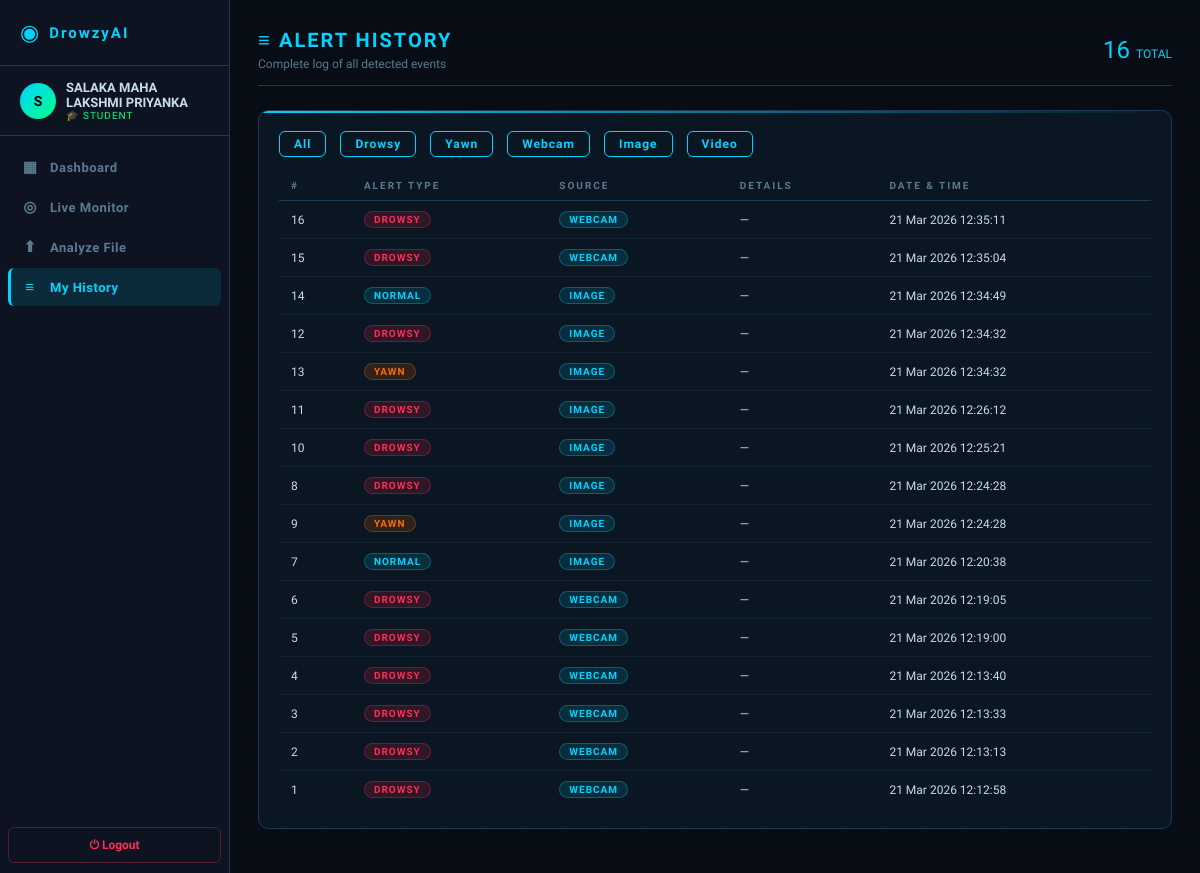
Screenshot of /history (signed in) with the database file from the repository.
### models/user.py (models this page shows, shortened)
class User(UserMixin, db.Model):
    __tablename__ = 'users'
    id = db.Column(db.Integer, primary_key=True)
    name = db.Column(db.String(100), nullable=False)
    email = db.Column(db.String(150), unique=True, nullable=False)
    password_hash = db.Column(db.String(200), nullable=False)
    role = db.Column(db.String(20), default='student')
    face_image = db.Column(db.String(200), nullable=True)
    face_trained = db.Column(db.Boolean, default=False)
    created_at = db.Column(db.DateTime, default=datetime.utcnow)
    logs = db.relationship('AlertLog', backref='user', lazy=True)

class AlertLog(db.Model):
    __tablename__ = 'alert_logs'
    id = db.Column(db.Integer, primary_key=True)
    user_id = db.Column(db.Integer, db.ForeignKey('users.id'), nullable=True)
    alert_type = db.Column(db.String(50))
    source = db.Column(db.String(20))
    confidence = db.Column(db.Float, nullable=True)
    snapshot_path = db.Column(db.String(200), nullable=True)
    timestamp = db.Column(db.DateTime, default=datetime.utcnow)
    details = db.Column(db.Text, nullable=True)

### routes/main_routes.py (the view)
@main_bp.route('/history')
@login_required
def history():
    if current_user.role == 'admin':
        return redirect(url_for('main.all_history'))
    logs = AlertLog.query.filter_by(user_id=current_user.id)\
            .order_by(AlertLog.timestamp.desc()).all()
    return render_template('history.html', logs=logs)

### models/user.py (called while the page is built)
@login_manager.user_loader
def load_user(user_id):
    return User.query.get(int(user_id))

### templates/history.html (shortened to what this page needs)
{% extends 'base.html' %}
{% block content %}
<div class="page-header animate-in d-flex justify-between align-center">
  <div>
    <div class="page-title">≡ ALERT HISTORY</div>
    <div class="page-sub">Complete log of all detected events</div>
  </div>
  <div style="font-family:'Orbitron',monospace;font-size:24px;color:var(--accent)">
    {{ logs|length }} <span style="font-size:12px;color:var(--text-dim)">TOTAL</span>
  </div>
</div>
<div class="card animate-in">
  {% if logs %}
  <div class="d-flex gap-2 mb-2" style="flex-wrap:wrap;">
    <button class="btn btn-outline" style="padding:5px 14px;font-size:12px" onclick="filterTable('all')">All</button>
    <button class="btn btn-outline" style="padding:5px 14px;font-size:12px" onclick="filterTable('DROWSY')">Drowsy</button>
    <button class="btn btn-outline" style="padding:5px 14px;font-size:12px" onclick="filterTable('YAWN')">Yawn</button>
    <button class="btn btn-outline" style="padding:5px 14px;font-size:12px" onclick="filterTable('webcam')">Webcam</button>
    <button class="btn btn-outline" style="padding:5px 14px;font-size:12px" onclick="filterTable('image')">Image</button>
    <button class="btn btn-outline" style="padding:5px 14px;font-size:12px" onclick="filterTable('video')">Video</button>
  </div>
  <table class="data-table" id="histTable">
    <thead><tr><th>#</th><th>Alert Type</th><th>Source</th><th>Details</th><th>Date &amp; Time</th></tr></thead>
    <tbody>
      {% for log in logs %}
      <tr data-type="{{ log.alert_type }}" data-source="{{ log.source }}">
        <td style="color:var(--text-dim);font-size:12px">{{ log.id }}</td>
        <td>
          {% if log.alert_type == 'DROWSY' %}<span class="badge badge-danger">DROWSY</span>
          {% elif log.alert_type == 'YAWN'  %}<span class="badge badge-warning">YAWN</span>
          {% else %}<span class="badge badge-info">{{ log.alert_type }}</span>{% endif %}
        </td>
        <td><span class="badge badge-info">{{ log.source }}</span></td>
        <td style="color:var(--text-dim);font-size:12px">{{ log.details or '—' }}</td>
        <td style="font-size:12px;color:var(--text-dim);font-family:'Orbitron',monospace;">
          {{ log.timestamp.strftime('%d %b %Y  %H:%M:%S') }}
        </td>
      </tr>
      {% endfor %}
    </tbody>
  </table>
  {% else %}
  <div class="text-center text-dim" style="padding:50px;">
    <div style="font-size:36px;margin-bottom:12px;">◎</div>
    <div>No alerts recorded yet.</div>
    <a href="{{ url_for('main.webcam') }}" class="btn btn-primary mt-3">Start Monitoring</a>
  </div>
  {% endif %}
</div>
{% endblock %}

### templates/base.html (shortened to what this page needs)
<!DOCTYPE html>
<html lang="en">
<head>
<link rel="stylesheet" href="{{ url_for('static', filename='css/style.css') }}">
</head>
<body>
{% if current_user.is_authenticated %}
<div class="app-shell">
  <nav class="sidebar">
    <div class="sidebar-logo">
      <span class="logo-icon">◉</span>
      <span class="logo-text">DrowzyAI</span>
    </div>
    <div class="sidebar-user">
      <div class="user-avatar">{{ current_user.name[0].upper() }}</div>
      <div class="user-info">
        <div class="user-name">{{ current_user.name }}</div>
        <div class="user-role"
          style="color:{% if current_user.role == 'admin' %}var(--warn){% else %}var(--accent2){% endif %}">
          {% if current_user.role == 'admin' %}⚙ ADMIN{% else %}🎓 STUDENT{% endif %}
        </div>
      </div>
    </div>
    <ul class="sidebar-nav">
      {% if current_user.role == 'admin' %}
      <li>
        <a href="{{ url_for('main.dashboard') }}"
           class="nav-link {% if request.endpoint == 'main.dashboard' %}active{% endif %}">
          <span class="nav-icon">◈</span> Admin Dashboard
        </a>
      </li>
      <li>
        <a href="{{ url_for('main.admin') }}"
           class="nav-link {% if request.endpoint == 'main.admin' %}active{% endif %}">
          <span class="nav-icon">👥</span> Manage Users
        </a>
      </li>
      <li>
        <a href="{{ url_for('main.all_history') }}"
           class="nav-link {% if request.endpoint == 'main.all_history' %}active{% endif %}">
          <span class="nav-icon">≡</span> All Alerts
        </a>
      </li>
      {% else %}
      <li>
        <a href="{{ url_for('main.dashboard') }}"
           class="nav-link {% if request.endpoint == 'main.dashboard' %}active{% endif %}">
          <span class="nav-icon">▦</span> Dashboard
        </a>
      </li>
      <li>
        <a href="{{ url_for('main.webcam') }}"
           class="nav-link {% if request.endpoint == 'main.webcam' %}active{% endif %}">
          <span class="nav-icon">◎</span> Live Monitor
        </a>
      </li>
      <li>
        <a href="{{ url_for('main.upload') }}"
           class="nav-link {% if request.endpoint == 'main.upload' %}active{% endif %}">
          <span class="nav-icon">⬆</span> Analyze File
        </a>
      </li>
      <li>
        <a href="{{ url_for('main.history') }}"
           class="nav-link {% if request.endpoint == 'main.history' %}active{% endif %}">
          <span class="nav-icon">≡</span> My History
        </a>
      </li>
      {% endif %}
    </ul>
    <a href="{{ url_for('auth.logout') }}" class="sidebar-logout">⏻ Logout</a>
  </nav>
  <main class="main-content">
    {% block content %}{% endblock %}
  </main>
</div>
{% else %}
  {% block auth_content %}{% endblock %}
{% endif %}
</body>
</html>

### rows the page displays
User: name "S", name "SALAKA MAHA LAKSHMI PRIYANKA"
AlertLog: id "16", alert_type "DROWSY", source "WEBCAM", details "—", timestamp "21 Mar 2026 12:35:11"
AlertLog: id "15", alert_type "DROWSY", source "WEBCAM", details "—", timestamp "21 Mar 2026 12:35:04"
AlertLog: id "14", alert_type "NORMAL", source "IMAGE", details "—", timestamp "21 Mar 2026 12:34:49"
AlertLog: id "12", alert_type "DROWSY", source "IMAGE", details "—", timestamp "21 Mar 2026 12:34:32"
AlertLog: id "13", alert_type "YAWN", source "IMAGE", details "—", timestamp "21 Mar 2026 12:34:32"
AlertLog: id "11", alert_type "DROWSY", source "IMAGE", details "—", timestamp "21 Mar 2026 12:26:12"
AlertLog: id "10", alert_type "DROWSY", source "IMAGE", details "—", timestamp "21 Mar 2026 12:25:21"
AlertLog: id "8", alert_type "DROWSY", source "IMAGE", details "—", timestamp "21 Mar 2026 12:24:28"
AlertLog: id "9", alert_type "YAWN", source "IMAGE", details "—", timestamp "21 Mar 2026 12:24:28"
AlertLog: id "7", alert_type "NORMAL", source "IMAGE", details "—", timestamp "21 Mar 2026 12:20:38"
AlertLog: id "6", alert_type "DROWSY", source "WEBCAM", details "—", timestamp "21 Mar 2026 12:19:05"
AlertLog: id "5", alert_type "DROWSY", source "WEBCAM", details "—", timestamp "21 Mar 2026 12:19:00"
AlertLog: id "4", alert_type "DROWSY", source "WEBCAM", details "—", timestamp "21 Mar 2026 12:13:40"
AlertLog: id "3", alert_type "DROWSY", source "WEBCAM", details "—", timestamp "21 Mar 2026 12:13:33"
AlertLog: id "2", alert_type "DROWSY", source "WEBCAM", details "—", timestamp "21 Mar 2026 12:13:13"
AlertLog: id "1", alert_type "DROWSY", source "WEBCAM", details "—", timestamp "21 Mar 2026 12:12:58"

### other values shown
{{ logs|length }} "16"
